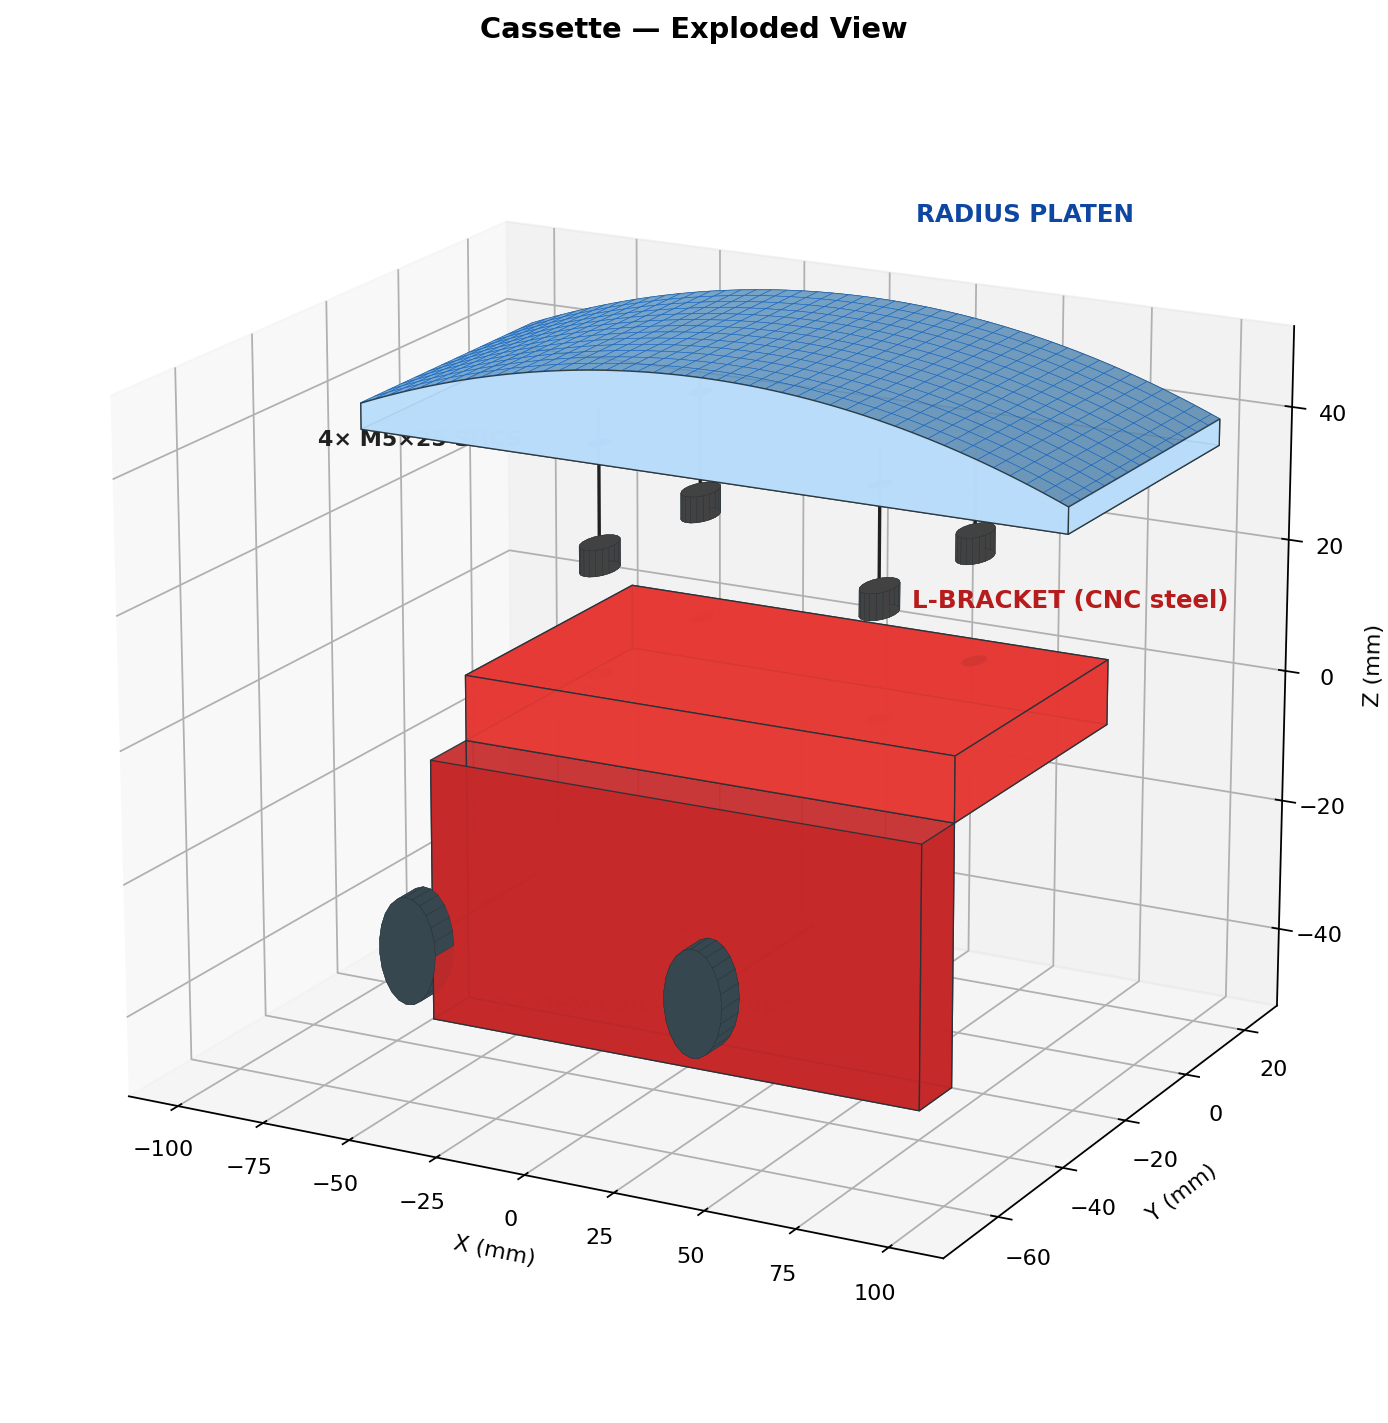

The Python source for this figure:
"""Exploded view: shows the 4 M5 screws separated from bracket and platen,
plus the 2 OEM bolts coming out of the front plate.
"""
import numpy as np
import matplotlib.pyplot as plt
from mpl_toolkits.mplot3d.art3d import Poly3DCollection

L, W, TOP = 200.0, 49.0, 15.0
R = 457.2
SAG = R - np.sqrt(R**2 - (L/2)**2)
BASE = TOP - SAG

TOP_LEN, TOP_WID, TOP_THK = 140.0, 49.0, 10.0
FRONT_THK, FRONT_HEIGHT = 10.0, 50.0
GR_BOLT_SPACING = 80.0
PL_DX, PL_DY = 40.0, 15.0

EXPLODE = 35   # mm offset for exploded view

fig = plt.figure(figsize=(13, 9))
ax = fig.add_subplot(111, projection='3d')

def quad(verts, color, alpha=0.92, edge='#263238', lw=0.6):
    p = Poly3DCollection([verts], alpha=alpha, facecolor=color, edgecolor=edge, linewidths=lw)
    ax.add_collection3d(p)

# ---------- Platen (exploded UP by EXPLODE) ----------
PZ = EXPLODE   # platen sits this much higher than nominal
nx, ny = 90, 14
xx = np.linspace(-L/2, L/2, nx)
yy = np.linspace(-W/2, W/2, ny)
X, Y = np.meshgrid(xx, yy)
Zt = PZ + TOP - (R - np.sqrt(R**2 - X**2))
ax.plot_surface(X, Y, Zt, color='#90caf9', edgecolor='#1565c0', linewidth=0.25, alpha=0.92)

xs_fine = np.linspace(-L/2, L/2, 80)
zs_arc  = PZ + TOP - (R - np.sqrt(R**2 - xs_fine**2))
front = [(xx, -W/2, PZ) for xx in xs_fine] + [(xx, -W/2, zz) for xx, zz in zip(xs_fine[::-1], zs_arc[::-1])]
quad(front, '#bbdefb')
back  = [(xx,  W/2, PZ) for xx in xs_fine] + [(xx,  W/2, zz) for xx, zz in zip(xs_fine[::-1], zs_arc[::-1])]
quad(back, '#bbdefb')
for xe in (-L/2, L/2):
    quad([(xe, -W/2, PZ), (xe, W/2, PZ), (xe, W/2, PZ+BASE), (xe, -W/2, PZ+BASE)], '#bbdefb')

# Platen bottom (showing the 4 tapped holes as dark circles)
bottom_face = [(-L/2, -W/2, PZ), (L/2, -W/2, PZ), (L/2, W/2, PZ), (-L/2, W/2, PZ)]
quad(bottom_face, '#90caf9', alpha=0.85)
# Draw the tapped holes (dark)
for dx in (-PL_DX, PL_DX):
    for dy in (-PL_DY, PL_DY):
        theta = np.linspace(0, 2*np.pi, 24)
        circle = [(dx + 2.5*np.cos(t), dy + 2.5*np.sin(t), PZ + 0.05) for t in theta]
        quad(circle, '#0d47a1', alpha=1.0, lw=0.2)

# ---------- 4 screws (between platen and bracket, hovering) ----------
SCREW_Z_BASE = PZ - 15   # heads sit here
for dx in (-PL_DX, PL_DX):
    for dy in (-PL_DY, PL_DY):
        # head
        theta = np.linspace(0, 2*np.pi, 20)
        head_d, head_h = 8.5, 4
        z0, z1 = SCREW_Z_BASE - head_h, SCREW_Z_BASE
        for z in [z0, z1]:
            circ = [(dx + head_d/2*np.cos(t), dy + head_d/2*np.sin(t), z) for t in theta]
            quad(circ, '#424242', alpha=1.0, lw=0.2)
        for i in range(len(theta)-1):
            v = [(dx+head_d/2*np.cos(theta[i]),   dy+head_d/2*np.sin(theta[i]),   z0),
                 (dx+head_d/2*np.cos(theta[i+1]), dy+head_d/2*np.sin(theta[i+1]), z0),
                 (dx+head_d/2*np.cos(theta[i+1]), dy+head_d/2*np.sin(theta[i+1]), z1),
                 (dx+head_d/2*np.cos(theta[i]),   dy+head_d/2*np.sin(theta[i]),   z1)]
            quad(v, '#424242', alpha=1.0, lw=0.15)
        # shaft (upward, into floating platen)
        ax.plot([dx,dx],[dy,dy],[z1, PZ + 5], color='#212121', lw=1.5)

# ---------- Bracket top plate (at z = 0) ----------
bx0, bx1 = -TOP_LEN/2, TOP_LEN/2
by0, by1 = -TOP_WID/2, TOP_WID/2
bz0, bz1 = -TOP_THK, 0
quad([(bx0,by0,bz0),(bx1,by0,bz0),(bx1,by1,bz0),(bx0,by1,bz0)], '#ef5350')
quad([(bx0,by0,bz1),(bx1,by0,bz1),(bx1,by1,bz1),(bx0,by1,bz1)], '#e53935')  # top
quad([(bx0,by0,bz0),(bx1,by0,bz0),(bx1,by0,bz1),(bx0,by0,bz1)], '#e53935')
quad([(bx0,by1,bz0),(bx1,by1,bz0),(bx1,by1,bz1),(bx0,by1,bz1)], '#e53935')
quad([(bx0,by0,bz0),(bx0,by1,bz0),(bx0,by1,bz1),(bx0,by0,bz1)], '#e53935')
quad([(bx1,by0,bz0),(bx1,by1,bz0),(bx1,by1,bz1),(bx1,by0,bz1)], '#e53935')

# Show the 4 through-holes on top face (dark)
for dx in (-PL_DX, PL_DX):
    for dy in (-PL_DY, PL_DY):
        theta = np.linspace(0, 2*np.pi, 24)
        circ = [(dx + 2.75*np.cos(t), dy + 2.75*np.sin(t), bz1 + 0.05) for t in theta]
        quad(circ, '#1b1b1b', alpha=1.0, lw=0.2)

# ---------- Bracket front plate ----------
fy0, fy1 = by0 - FRONT_THK, by0
fz0, fz1 = bz0 - (FRONT_HEIGHT - TOP_THK), bz0
quad([(bx0,fy0,fz0),(bx1,fy0,fz0),(bx1,fy0,fz1),(bx0,fy0,fz1)], '#c62828')
quad([(bx0,fy1,fz0),(bx1,fy1,fz0),(bx1,fy1,fz1),(bx0,fy1,fz1)], '#c62828')
quad([(bx0,fy0,fz0),(bx0,fy1,fz0),(bx0,fy1,fz1),(bx0,fy0,fz1)], '#c62828')
quad([(bx1,fy0,fz0),(bx1,fy1,fz0),(bx1,fy1,fz1),(bx1,fy0,fz1)], '#c62828')
quad([(bx0,fy0,fz0),(bx1,fy0,fz0),(bx1,fy1,fz0),(bx0,fy1,fz0)], '#c62828')

# ---------- 2 OEM bolts (exploded outward in -Y) ----------
BOLT_EXPLODE = 30
for dx in (-GR_BOLT_SPACING/2, GR_BOLT_SPACING/2):
    bz_c = fz0 + 25
    head_d = 16
    y_head = fy0 - BOLT_EXPLODE
    y_back = y_head - 5
    theta = np.linspace(0, 2*np.pi, 24)
    for yv in [y_head, y_back]:
        circ = [(dx + head_d/2*np.cos(t), yv, bz_c + head_d/2*np.sin(t)) for t in theta]
        quad(circ, '#37474f', alpha=1.0, lw=0.2)
    for i in range(len(theta)-1):
        v = [(dx+head_d/2*np.cos(theta[i]),   y_head,  bz_c+head_d/2*np.sin(theta[i])),
             (dx+head_d/2*np.cos(theta[i+1]), y_head,  bz_c+head_d/2*np.sin(theta[i+1])),
             (dx+head_d/2*np.cos(theta[i+1]), y_back,  bz_c+head_d/2*np.sin(theta[i+1])),
             (dx+head_d/2*np.cos(theta[i]),   y_back,  bz_c+head_d/2*np.sin(theta[i]))]
        quad(v, '#37474f', alpha=1.0, lw=0.15)
    # shaft
    ax.plot([dx,dx],[y_head, fy0],[bz_c, bz_c], color='#212121', lw=1.5)

# Labels
ax.text(0,  W/2+15, PZ + TOP + 8, 'RADIUS PLATEN', color='#0d47a1', fontsize=11, weight='bold')
ax.text(-L/2-40, 0, PZ - 12, '4× M5×25 SHCS', color='#212121', fontsize=10, weight='bold')
ax.text(0, W/2+15, -2, 'L-BRACKET (CNC steel)', color='#b71c1c', fontsize=11, weight='bold')
ax.text(0, fy0 - BOLT_EXPLODE - 20, fz0+25, '2× OEM bolts → grinder', color='#37474f', fontsize=10, weight='bold')

ax.set_xlabel('X (mm)'); ax.set_ylabel('Y (mm)'); ax.set_zlabel('Z (mm)')
ax.set_title('Cassette — Exploded View', fontsize=13, weight='bold')
ax.set_box_aspect((L, W*3.5, (TOP + FRONT_HEIGHT + EXPLODE)*1.6))
ax.view_init(elev=18, azim=-62)
ax.grid(True, alpha=0.3)

plt.tight_layout()
plt.savefig('/home/user/github-pages/platen_exploded.png', dpi=160, bbox_inches='tight')
print("Saved: /home/user/github-pages/platen_exploded.png")
